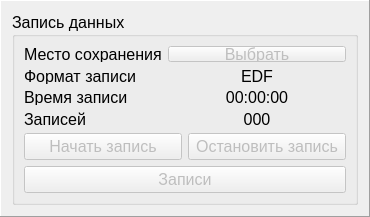
<?xml version="1.0" encoding="UTF-8"?>
<ui version="4.0">
 <class>FrmOnlineControlRecording</class>
 <widget class="QFrame" name="FrmOnlineControlRecording">
  <property name="geometry">
   <rect>
    <x>0</x>
    <y>0</y>
    <width>370</width>
    <height>217</height>
   </rect>
  </property>
  <property name="windowTitle">
   <string>Frame</string>
  </property>
  <property name="frameShape">
   <enum>QFrame::Shape::Panel</enum>
  </property>
  <property name="frameShadow">
   <enum>QFrame::Shadow::Raised</enum>
  </property>
  <layout class="QGridLayout" name="gridLayout_2">
   <item row="0" column="0">
    <widget class="QGroupBox" name="groupBox">
     <property name="sizePolicy">
      <sizepolicy hsizetype="Preferred" vsizetype="Preferred">
       <horstretch>0</horstretch>
       <verstretch>0</verstretch>
      </sizepolicy>
     </property>
     <property name="minimumSize">
      <size>
       <width>100</width>
       <height>40</height>
      </size>
     </property>
     <property name="font">
      <font>
       <pointsize>12</pointsize>
      </font>
     </property>
     <property name="title">
      <string>Запись данных</string>
     </property>
     <layout class="QGridLayout" name="gridLayout">
      <item row="0" column="0">
       <layout class="QVBoxLayout" name="verticalLayout">
        <item>
         <layout class="QFormLayout" name="formLayout">
          <item row="1" column="0">
           <widget class="QLabel" name="labelFormat">
            <property name="font">
             <font>
              <pointsize>12</pointsize>
             </font>
            </property>
            <property name="text">
             <string>Формат записи</string>
            </property>
           </widget>
          </item>
          <item row="2" column="0">
           <widget class="QLabel" name="labelTime">
            <property name="font">
             <font>
              <pointsize>12</pointsize>
             </font>
            </property>
            <property name="text">
             <string>Время записи</string>
            </property>
           </widget>
          </item>
          <item row="2" column="1">
           <layout class="QHBoxLayout" name="horizontalLayout_2">
            <property name="spacing">
             <number>0</number>
            </property>
            <item>
             <widget class="QLabel" name="labelRecordingTime">
              <property name="text">
               <string>00:00:00</string>
              </property>
              <property name="alignment">
               <set>Qt::AlignmentFlag::AlignCenter</set>
              </property>
             </widget>
            </item>
           </layout>
          </item>
          <item row="1" column="1">
           <widget class="QLabel" name="labelFormatValue">
            <property name="text">
             <string>EDF</string>
            </property>
            <property name="alignment">
             <set>Qt::AlignmentFlag::AlignCenter</set>
            </property>
           </widget>
          </item>
          <item row="0" column="0">
           <widget class="QLabel" name="label_2">
            <property name="text">
             <string>Место сохранения</string>
            </property>
           </widget>
          </item>
          <item row="0" column="1">
           <widget class="QPushButton" name="pushButtonSelectSaveDir">
            <property name="enabled">
             <bool>false</bool>
            </property>
            <property name="text">
             <string>Выбрать</string>
            </property>
           </widget>
          </item>
          <item row="3" column="0">
           <widget class="QLabel" name="labelCounter">
            <property name="text">
             <string>Записей</string>
            </property>
           </widget>
          </item>
          <item row="3" column="1">
           <widget class="QLabel" name="labelFileCounter">
            <property name="text">
             <string>000</string>
            </property>
            <property name="alignment">
             <set>Qt::AlignmentFlag::AlignCenter</set>
            </property>
           </widget>
          </item>
         </layout>
        </item>
        <item>
         <layout class="QHBoxLayout" name="horizontalLayout">
          <item>
           <widget class="QPushButton" name="pushButtonStartRecording">
            <property name="enabled">
             <bool>false</bool>
            </property>
            <property name="font">
             <font>
              <pointsize>12</pointsize>
             </font>
            </property>
            <property name="text">
             <string>Начать запись</string>
            </property>
           </widget>
          </item>
          <item>
           <widget class="QPushButton" name="pushButtonStopRecording">
            <property name="enabled">
             <bool>false</bool>
            </property>
            <property name="font">
             <font>
              <pointsize>12</pointsize>
             </font>
            </property>
            <property name="text">
             <string>Остановить запись</string>
            </property>
           </widget>
          </item>
         </layout>
        </item>
        <item>
         <layout class="QVBoxLayout" name="verticalLayout_2">
          <item>
           <widget class="QPushButton" name="pushButtonOpenArchive">
            <property name="enabled">
             <bool>false</bool>
            </property>
            <property name="text">
             <string>Записи</string>
            </property>
           </widget>
          </item>
         </layout>
        </item>
       </layout>
      </item>
     </layout>
    </widget>
   </item>
  </layout>
 </widget>
 <resources/>
 <connections/>
</ui>
